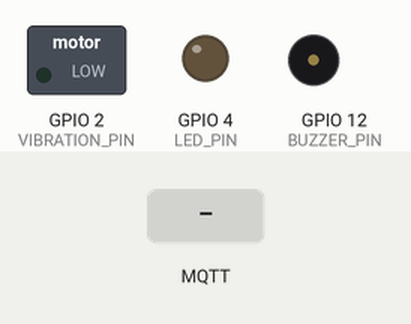
A sketch run on a simulated ESP32. Shown: switched loads named in the sketch (green lamp = pin HIGH), output pins drawn as LEDs (lit = HIGH), buzzer (waves = sounding, pin HIGH). Inputs (shaded band) come from the test bench. WiFi joins after 1.5 s; servers stay silent unless stated; no MQTT or app messages arrive unless stated; what the sketch prints to the serial monitor is not drawn.

Above: at 3.2 s.
3.3 s: MQTT message "drowsy" arrives on the first subscribed topic
At 5.4 s:
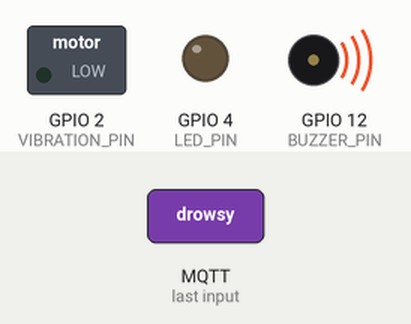
7.3 s: MQTT message "$GPRMC" arrives on the first subscribed topic
At 8.3 s:
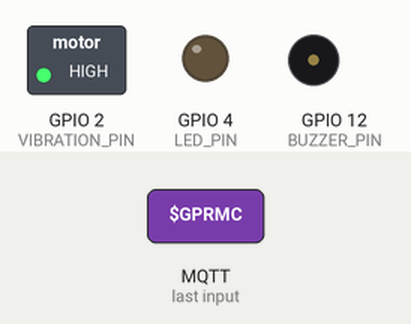
10.8 s: MQTT message "S" arrives on the first subscribed topic
Timing chart, 0 to 13.8 s (numbered marks = the images above; inputs shaded):
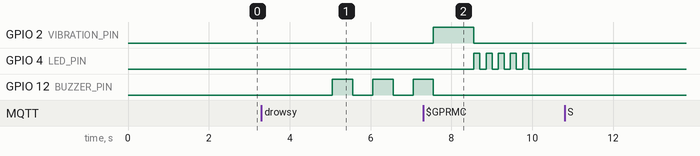

Measured:
- after the input at 3.3 s, GPIO 12 (BUZZER_PIN): alternates HIGH for 0.50 s and LOW for 0.50 s, starting after 1.8 s
- after the input at 10.8 s, every drawn part: stays the same
- by itself, GPIO 4 (LED_PIN): alternates HIGH for 0.15 s and LOW for 0.15 s, 10 changes in all, then stays LOW

The sketch:

controller_arduino.ino
```cpp
/*
 * ESP32 Controller — single-file Arduino sketch
 *
 * Role: actuators (buzzer / LED / vibration) + Neo-6M GPS.
 * Network: WiFi "motorola", MQTT broker on laptop at 10.120.132.175:1883.
 *
 * MQTT topics:
 *   vehicle/alerts         (subscribe)  — "drowsy" or "yawn" commands from laptop
 *   vehicle/gps            (publish)    — GPS JSON every 2 s
 *
 * Upload (Arduino IDE):
 *   Board:          "ESP32 Dev Module"
 *   Upload speed:   921600
 *   Libraries:      PubSubClient (knolleary), ArduinoJson (bblanchon, v6.x)
 *
 * Wiring:
 *   Buzzer         GPIO 12
 *   LED            GPIO 4
 *   Vibration      GPIO 2
 *   Neo-6M TX  ->  GPIO 16 (ESP32 RX1)
 *   Neo-6M RX  <-  GPIO 17 (ESP32 TX1)
 */

#include <Arduino.h>
#include <WiFi.h>
#include <PubSubClient.h>
#include <ArduinoJson.h>

// ============================================================
// Configuration
// ============================================================
#define WIFI_SSID            "motorola"
#define WIFI_PASSWORD        "edge50pro"
#define WIFI_MAX_RETRIES     20

#define MQTT_BROKER          "10.120.132.175"
#define MQTT_PORT            1883
#define MQTT_CLIENT_ID       "esp32_controller"

#define MQTT_ALERT_TOPIC     "vehicle/alerts"
#define MQTT_GPS_TOPIC       "vehicle/gps"

#define GPS_PUBLISH_INTERVAL_MS 2000

// Actuator pins
#define BUZZER_PIN           12
#define LED_PIN              4
#define VIBRATION_PIN        2

// Alert durations (ms)
#define BUZZER_DURATION_MS       500
#define VIBRATION_DURATION_MS    1000
#define LED_BLINK_DURATION_MS    150
#define LED_BLINK_COUNT          5

#define BUZZER_ENABLED       true
#define LED_ENABLED          true
#define VIBRATION_ENABLED    true

// GPS
#define GPS_RX_PIN           16
#define GPS_TX_PIN           17
#define GPS_BAUD_RATE        9600
#define GPS_UPDATE_INTERVAL_MS 1000

// Fallback coords (used until first valid GPS fix)
#define FALLBACK_LATITUDE    18.5204f
#define FALLBACK_LONGITUDE   73.8567f

#define BAUD_RATE            115200

// ============================================================
// GPS (Neo-6M on UART1, NMEA GPRMC parser)
// ============================================================
struct GPSData {
    float latitude;
    float longitude;
    bool  valid;
    unsigned long last_update;
};

HardwareSerial GPSSerial(1);
GPSData gps_data = { FALLBACK_LATITUDE, FALLBACK_LONGITUDE, false, 0 };
unsigned long gps_last_read = 0;

void gps_init() {
    GPSSerial.begin(GPS_BAUD_RATE, SERIAL_8N1, GPS_RX_PIN, GPS_TX_PIN);
    Serial.println("[GPS] Initialized on UART1");
}

static String gps_read_line() {
    String line = "";
    while (GPSSerial.available()) {
        char c = GPSSerial.read();
        if (c == '\n') return line;
        if (c != '\r') line += c;
    }
    return "";
}

static bool gps_parse_gprmc(const String& sentence) {
    if (!sentence.startsWith("$GPRMC")) return false;

    int commas[12];
    int idx = 0;
    for (unsigned int i = 0; i < sentence.length() && idx < 12; i++) {
        if (sentence[i] == ',') commas[idx++] = i;
    }
    if (idx < 9) return false;

    String status = sentence.substring(commas[1] + 1, commas[2]);
    if (status != "A") return false;  // A=active, V=void

    String lat_str = sentence.substring(commas[2] + 1, commas[3]);
    String lat_dir = sentence.substring(commas[3] + 1, commas[4]);
    if (lat_str.length() < 4) return false;
    float lat_deg = lat_str.substring(0, 2).toFloat();
    float lat_min = lat_str.substring(2).toFloat();
    gps_data.latitude = lat_deg + (lat_min / 60.0f);
    if (lat_dir == "S") gps_data.latitude *= -1;

    String lon_str = sentence.substring(commas[4] + 1, commas[5]);
    String lon_dir = sentence.substring(commas[5] + 1, commas[6]);
    if (lon_str.length() < 5) return false;
    float lon_deg = lon_str.substring(0, 3).toFloat();
    float lon_min = lon_str.substring(3).toFloat();
    gps_data.longitude = lon_deg + (lon_min / 60.0f);
    if (lon_dir == "W") gps_data.longitude *= -1;

    gps_data.valid = true;
    gps_data.last_update = millis();
    return true;
}

void gps_update() {
    if (millis() - gps_last_read < GPS_UPDATE_INTERVAL_MS) return;
    String line = gps_read_line();
    if (line.length() > 0 && gps_parse_gprmc(line)) {
        Serial.printf("[GPS] Updated: %.4f, %.4f\n", gps_data.latitude, gps_data.longitude);
    }
    gps_last_read = millis();
}

// ============================================================
// Hardware alerts (non-blocking state machine)
// ============================================================
enum AlertPhase { IDLE, BUZZER_ON, BUZZER_OFF, VIBRATING, LED_ON, LED_OFF };
AlertPhase alert_phase = IDLE;
int buzzer_cycles_remaining = 0;
int led_blinks_remaining = 0;
unsigned long phase_start = 0;
const char* current_alert = nullptr;

void hw_init() {
    if (BUZZER_ENABLED)    { pinMode(BUZZER_PIN, OUTPUT);    digitalWrite(BUZZER_PIN, LOW); }
    if (LED_ENABLED)       { pinMode(LED_PIN, OUTPUT);       digitalWrite(LED_PIN, LOW); }
    if (VIBRATION_ENABLED) { pinMode(VIBRATION_PIN, OUTPUT); digitalWrite(VIBRATION_PIN, LOW); }
    Serial.println("[Hardware] Alerts initialized");
}

static void hw_start_led();
static void hw_start_vibration();

static void hw_start_buzzer() {
    if (!BUZZER_ENABLED) { hw_start_vibration(); return; }
    alert_phase = BUZZER_ON;
    phase_start = millis();
    digitalWrite(BUZZER_PIN, HIGH);
}

static void hw_start_vibration() {
    if (!VIBRATION_ENABLED) { hw_start_led(); return; }
    alert_phase = VIBRATING;
    phase_start = millis();
    digitalWrite(VIBRATION_PIN, HIGH);
}

static void hw_start_led() {
    if (!LED_ENABLED) {
        alert_phase = IDLE;
        Serial.printf("[Hardware] Alert '%s' complete\n", current_alert);
        return;
    }
    alert_phase = LED_ON;
    phase_start = millis();
    digitalWrite(LED_PIN, HIGH);
}

void hw_trigger(const char* alert_type) {
    if (alert_phase != IDLE) return;  // alert already running
    current_alert = alert_type;
    buzzer_cycles_remaining = (strcmp(alert_type, "drowsy") == 0) ? 3 : 2;
    led_blinks_remaining = LED_BLINK_COUNT;
    hw_start_buzzer();
}

void hw_update() {
    if (alert_phase == IDLE) return;
    unsigned long elapsed = millis() - phase_start;

    switch (alert_phase) {
        case BUZZER_ON:
            if (elapsed >= BUZZER_DURATION_MS) {
                digitalWrite(BUZZER_PIN, LOW);
                buzzer_cycles_remaining--;
                if (buzzer_cycles_remaining > 0) {
                    alert_phase = BUZZER_OFF;
                    phase_start = millis();
                } else {
                    hw_start_vibration();
                }
            }
            break;
        case BUZZER_OFF:
            if (elapsed >= BUZZER_DURATION_MS) hw_start_buzzer();
            break;
        case VIBRATING:
            if (elapsed >= VIBRATION_DURATION_MS) {
                digitalWrite(VIBRATION_PIN, LOW);
                hw_start_led();
            }
            break;
        case LED_ON:
            if (elapsed >= LED_BLINK_DURATION_MS) {
                digitalWrite(LED_PIN, LOW);
                led_blinks_remaining--;
                if (led_blinks_remaining > 0) {
                    alert_phase = LED_OFF;
                    phase_start = millis();
                } else {
                    alert_phase = IDLE;
                    Serial.printf("[Hardware] Alert '%s' complete\n", current_alert);
                }
            }
            break;
        case LED_OFF:
            if (elapsed >= LED_BLINK_DURATION_MS) hw_start_led();
            break;
        default: break;
    }
}

// ============================================================
// WiFi + MQTT
// ============================================================
WiFiClient wifi_client;
PubSubClient mqtt(wifi_client);
bool wifi_up = false;
bool mqtt_up = false;
unsigned long last_mqtt_attempt = 0;

void on_mqtt_message(char* topic, byte* payload, unsigned int length) {
    char buf[128];
    size_t len = min((size_t)length, sizeof(buf) - 1);
    memcpy(buf, payload, len);
    buf[len] = '\0';
    Serial.printf("[Alert] Received on %s: %s\n", topic, buf);
    if (strstr(buf, "drowsy"))      hw_trigger("drowsy");
    else if (strstr(buf, "yawn"))   hw_trigger("yawn");
}

bool wifi_connect() {
    Serial.printf("[WiFi] Connecting to %s", WIFI_SSID);
    WiFi.mode(WIFI_STA);
    WiFi.begin(WIFI_SSID, WIFI_PASSWORD);
    int tries = 0;
    while (WiFi.status() != WL_CONNECTED && tries < WIFI_MAX_RETRIES) {
        delay(500);
        Serial.print(".");
        tries++;
    }
    if (WiFi.status() == WL_CONNECTED) {
        wifi_up = true;
        Serial.printf("\n[WiFi] Connected! IP: %s\n", WiFi.localIP().toString().c_str());
        return true;
    }
    wifi_up = false;
    Serial.println("\n[WiFi] Failed to connect");
    return false;
}

bool mqtt_connect() {
    if (!wifi_up) return false;
    if (mqtt.connected()) { mqtt_up = true; return true; }
    if (millis() - last_mqtt_attempt < 5000) return false;
    last_mqtt_attempt = millis();
    Serial.printf("[MQTT] Connecting to %s:%d...\n", MQTT_BROKER, MQTT_PORT);
    if (mqtt.connect(MQTT_CLIENT_ID)) {
        mqtt_up = true;
        mqtt.subscribe(MQTT_ALERT_TOPIC);
        Serial.printf("[MQTT] Connected, subscribed to %s\n", MQTT_ALERT_TOPIC);
        return true;
    }
    mqtt_up = false;
    Serial.printf("[MQTT] Failed rc=%d\n", mqtt.state());
    return false;
}

void mqtt_ensure_connected() {
    if (WiFi.status() != WL_CONNECTED) {
        if (wifi_up) Serial.println("[WiFi] Disconnected");
        wifi_up = false;
        wifi_connect();
    }
    if (wifi_up && !mqtt.connected()) {
        if (mqtt_up) Serial.println("[MQTT] Disconnected");
        mqtt_up = false;
        last_mqtt_attempt = 0;  // allow immediate reconnect
        mqtt_connect();
    }
    if (mqtt_up) mqtt.loop();
}

void mqtt_publish_gps() {
    if (!mqtt_up) return;
    JsonDocument doc;
    doc["latitude"]  = gps_data.latitude;
    doc["longitude"] = gps_data.longitude;
    doc["valid"]     = gps_data.valid;
    doc["timestamp"] = (long)millis() / 1000;
    String payload;
    serializeJson(doc, payload);
    if (!mqtt.publish(MQTT_GPS_TOPIC, payload.c_str())) {
        Serial.println("[MQTT] Publish failed, disconnecting");
        mqtt_up = false;
        last_mqtt_attempt = 0;
    } else {
        Serial.printf("[GPS] Published: %.4f, %.4f\n", gps_data.latitude, gps_data.longitude);
    }
}

// ============================================================
// setup() / loop()
// ============================================================
void setup() {
    Serial.begin(BAUD_RATE);
    delay(500);
    Serial.println("\n=====================================");
    Serial.println(" ESP32 Controller (actuators + GPS)");
    Serial.println("=====================================\n");

    hw_init();
    gps_init();
    mqtt.setServer(MQTT_BROKER, MQTT_PORT);
    mqtt.setCallback(on_mqtt_message);
    wifi_connect();
    mqtt_connect();

    Serial.println("[System] Ready\n");
}

void loop() {
    mqtt_ensure_connected();
    hw_update();
    gps_update();

    static unsigned long last_gps_pub = 0;
    if (millis() - last_gps_pub >= GPS_PUBLISH_INTERVAL_MS) {
        mqtt_publish_gps();
        last_gps_pub = millis();
    }
}
```
